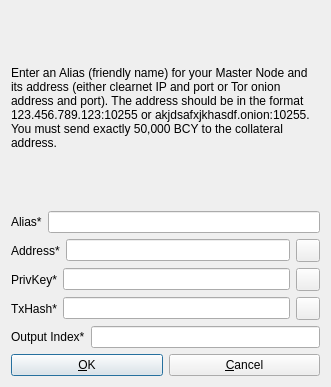
<?xml version="1.0" encoding="UTF-8"?>
<ui version="4.0">
 <class>AddEditMasternode</class>
 <widget class="QDialog" name="AddEditMasternode">
  <property name="geometry">
   <rect>
    <x>0</x>
    <y>0</y>
    <width>331</width>
    <height>387</height>
   </rect>
  </property>
  <property name="windowTitle">
   <string>Add/Edit Biotech Node</string>
  </property>
  <property name="modal">
   <bool>true</bool>
  </property>
  <layout class="QVBoxLayout" name="verticalLayout">
   <item>
    <widget class="QLabel" name="label_9">
     <property name="sizePolicy">
      <sizepolicy hsizetype="Preferred" vsizetype="Expanding">
       <horstretch>0</horstretch>
       <verstretch>0</verstretch>
      </sizepolicy>
     </property>
     <property name="text">
      <string>&lt;html&gt;&lt;head/&gt;&lt;body&gt;&lt;p&gt;Enter an Alias (friendly name) for your Master Node and its address (either clearnet IP and port or Tor onion address and port). The address should be in the format 123.456.789.123:10255 or akjdsafxjkhasdf.onion:10255. You must send exactly 50,000 BCY to the collateral address.&lt;/p&gt;&lt;/body&gt;&lt;/html&gt;</string>
     </property>
     <property name="wordWrap">
      <bool>true</bool>
     </property>
    </widget>
   </item>
   <item>
    <layout class="QHBoxLayout" name="horizontalLayout_4">
     <property name="bottomMargin">
      <number>0</number>
     </property>
     <item>
      <widget class="QLabel" name="label_4">
       <property name="text">
        <string>Alias*</string>
       </property>
      </widget>
     </item>
     <item>
      <widget class="QLineEdit" name="aliasLineEdit"/>
     </item>
    </layout>
   </item>
   <item>
    <layout class="QHBoxLayout" name="horizontalLayout_5">
     <property name="bottomMargin">
      <number>0</number>
     </property>
     <item>
      <widget class="QLabel" name="label_6">
       <property name="text">
        <string>Address*</string>
       </property>
      </widget>
     </item>
     <item>
      <widget class="QLineEdit" name="addressLineEdit"/>
     </item>
     <item>
      <widget class="QToolButton" name="AddEditAddressPasteButton">
       <property name="toolTip">
        <string>Paste address from clipboard</string>
       </property>
       <property name="text">
        <string/>
       </property>
       <property name="icon">
        <iconset resource="../bitcoin.qrc">
         <normaloff>:/icons/editpaste</normaloff>:/icons/editpaste</iconset>
       </property>
       <property name="shortcut">
        <string>Alt+P</string>
       </property>
      </widget>
     </item>
    </layout>
   </item>
   <item>
    <layout class="QHBoxLayout" name="horizontalLayout_3">
     <property name="bottomMargin">
      <number>0</number>
     </property>
     <item>
      <widget class="QLabel" name="label_5">
       <property name="text">
        <string>PrivKey*</string>
       </property>
      </widget>
     </item>
     <item>
      <widget class="QLineEdit" name="privkeyLineEdit"/>
     </item>
     <item>
      <widget class="QToolButton" name="AddEditPrivkeyPasteButton">
       <property name="toolTip">
        <string>Paste address from clipboard</string>
       </property>
       <property name="text">
        <string/>
       </property>
       <property name="icon">
        <iconset resource="../bitcoin.qrc">
         <normaloff>:/icons/editpaste</normaloff>:/icons/editpaste</iconset>
       </property>
       <property name="shortcut">
        <string>Alt+P</string>
       </property>
      </widget>
     </item>
    </layout>
   </item>
   <item>
    <layout class="QHBoxLayout" name="horizontalLayout_2">
     <property name="bottomMargin">
      <number>0</number>
     </property>
     <item>
      <widget class="QLabel" name="label_2">
       <property name="text">
        <string>TxHash*</string>
       </property>
      </widget>
     </item>
     <item>
      <widget class="QLineEdit" name="txhashLineEdit"/>
     </item>
     <item>
      <widget class="QToolButton" name="AddEditTxhashPasteButton">
       <property name="toolTip">
        <string>Paste address from clipboard</string>
       </property>
       <property name="text">
        <string/>
       </property>
       <property name="icon">
        <iconset resource="../bitcoin.qrc">
         <normaloff>:/icons/editpaste</normaloff>:/icons/editpaste</iconset>
       </property>
       <property name="shortcut">
        <string>Alt+P</string>
       </property>
      </widget>
     </item>
    </layout>
   </item>
   <item>
    <layout class="QHBoxLayout" name="horizontalLayout_8">
     <property name="bottomMargin">
      <number>0</number>
     </property>
     <item>
      <widget class="QLabel" name="label_8">
       <property name="text">
        <string>Output Index*</string>
       </property>
      </widget>
     </item>
     <item>
      <widget class="QLineEdit" name="outputindexLineEdit"/>
     </item>
    </layout>
   </item>
   <item>
    <layout class="QHBoxLayout" name="horizontalLayout_Buttons">
     <item>
      <widget class="QPushButton" name="okButton">
       <property name="text">
        <string>&amp;OK</string>
       </property>
      </widget>
     </item>
     <item>
      <widget class="QPushButton" name="cancelButton">
       <property name="text">
        <string>&amp;Cancel</string>
       </property>
       <property name="autoDefault">
        <bool>false</bool>
       </property>
      </widget>
     </item>
    </layout>
   </item>
  </layout>
 </widget>
 <resources>
  <include location="../bitcoin.qrc"/>
 </resources>
 <connections/>
</ui>
